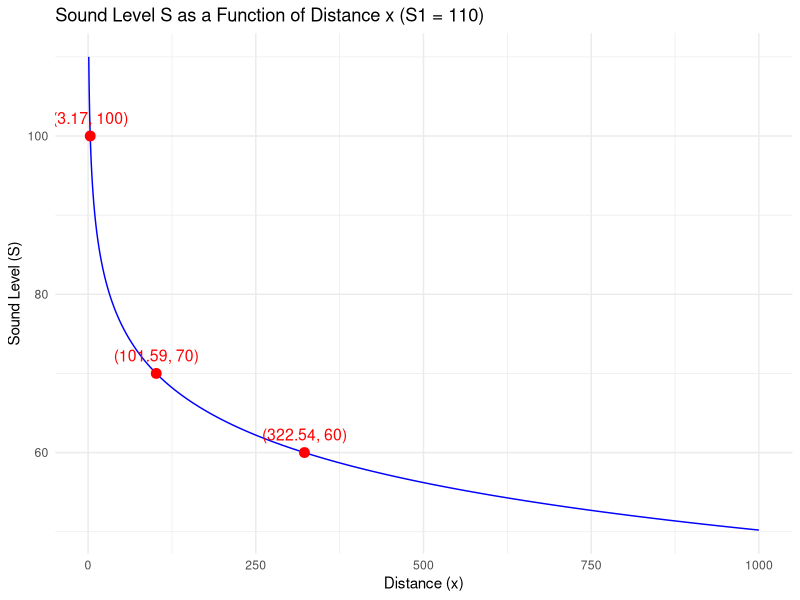

This chart was generated by the following R code:
# Load necessary library
library(ggplot2)

# Define parameters
S1 <- 110  # Updated S1 value

# Create a data frame with a range of x values
x_values <- seq(1, 1000, by = 0.1)  # Distance values from 1 to 100 with small increments
S_values <- pmax(S1 - 6 * log2(x_values), 0)  # Compute S values

# Create a data frame for plotting
data <- data.frame(x = x_values, S = S_values)

# Specific points of interest for S = 100, 70, and 50
points_of_interest <- data.frame(
  x = c(3.17, 101.59, 322.54),  # Distances that correspond to S = 100, 70, and 50 with S1 = 110
  S = c(100, 70, 60)
)

# Plot using ggplot2
ggplot(data, aes(x = x, y = S)) +
  geom_line(color = "blue") +
  geom_point(data = points_of_interest, aes(x = x, y = S), color = "red", size = 3) +  # Markers
  geom_text(data = points_of_interest, aes(x = x, y = S, label = paste0("(", round(x, 2), ", ", S, ")")), 
            vjust = -1, color = "red", size = 4) +  # Labels for the points
  labs(title = "Sound Level S as a Function of Distance x (S1 = 110)",
       x = "Distance (x)",
       y = "Sound Level (S)") +
  theme_minimal()
